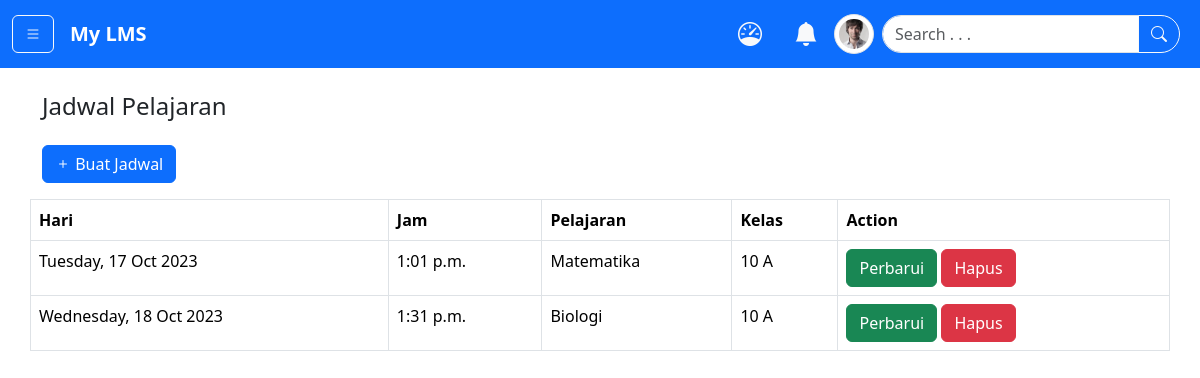
/jadwal/ (signed in), run on the app's committed database.
### app/models.py (models this page shows)
class Jadwal(models.Model):
    hari = models.DateField()
    jam = models.TimeField()
    pelajaran = models.ForeignKey(Pelajaran, on_delete=models.CASCADE, default=False)
    kelas = models.ForeignKey(Kelas, on_delete=models.CASCADE)
    materi = models.ForeignKey(Materi, on_delete=models.CASCADE, blank=True, null=True)
    tugas = models.ForeignKey(Tugas, on_delete=models.CASCADE, blank=True, null=True)

class Pelajaran(models.Model):
    judul_pelajaran = models.CharField(max_length=250)
    deskripsi = models.TextField()
    def __str__(self):
        return self.judul_pelajaran

class Kelas(models.Model):
    nama_kelas = models.CharField(max_length=200)
    deskripsi = models.TextField()
    def __str__(self):
        return self.nama_kelas

### app/views.py (the view)
# urls.py: path('jadwal/', views.jadwal, name="jadwal"),
@login_required(login_url= 'login')
def jadwal(request):
    jadwals = Jadwal.objects.all().order_by('hari')
    pelajaran = Pelajaran.objects.values_list('judul_pelajaran', flat=True).distinct()
    kelas = Kelas.objects.values_list('nama_kelas', flat=True).distinct()
    context = {
        'jadwals':jadwals,
        'pelajaran':pelajaran,
        'kelas':kelas,
    }
    return render(request, 'pages/jadwal.html', context)

### templates/pages/jadwal.html (shortened to what this page needs)
{% extends 'base.html' %} {% load static %} {% load humanize %} {% block content %}
  {% if user.is_authenticated %}
    {% if user.profile.is_pengajar %}
      <div class="container my-4">
        <div class="row">
          <h4>Jadwal Pelajaran</h4>
          <div class="d-flex my-3">
            <button class="btn btn-primary" data-bs-toggle="modal" data-bs-target="#postJadwal"><i class="bi bi-plus"></i> Buat Jadwal</button>
          </div>
          <table class="table table-bordered border-1">
            <thead>
              <tr>
                <th>Hari</th>
                <th>Jam</th>
                <th>Pelajaran</th>
                <th>Kelas</th>
                <th>Action</th>
              </tr>
            </thead>
            <tbody>
              {% for jadwal in jadwals %}
                <tr>
                  <td>{{ jadwal.hari|date:'l, j M Y' }}</td>
                  <td>{{ jadwal.jam|time:'f a' }}</td>
                  <td>{{ jadwal.pelajaran }}</td>
                  <td>{{ jadwal.kelas }}</td>
                  <td>
                    <a href="#" class="btn btn-success" data-bs-toggle="modal" data-bs-target="#perbarui{{ jadwal.id }}">Perbarui</a>
                    <a href="{% url 'hapus_jadwal' jadwal.id %}" class="btn btn-danger">Hapus</a>
                  </td>
                </tr>
              {% endfor %}
            </tbody>
          </table>
        </div>
      </div>
    {% endif %}
  {% endif %}
{% endblock %}

### data on the page
Jadwal: hari "Tuesday, 17 Oct 2023", jam "1:01 p.m.", pelajaran "Matematika", kelas "10 A"
Jadwal: hari "Wednesday, 18 Oct 2023", jam "1:31 p.m.", pelajaran "Biologi", kelas "10 A"
